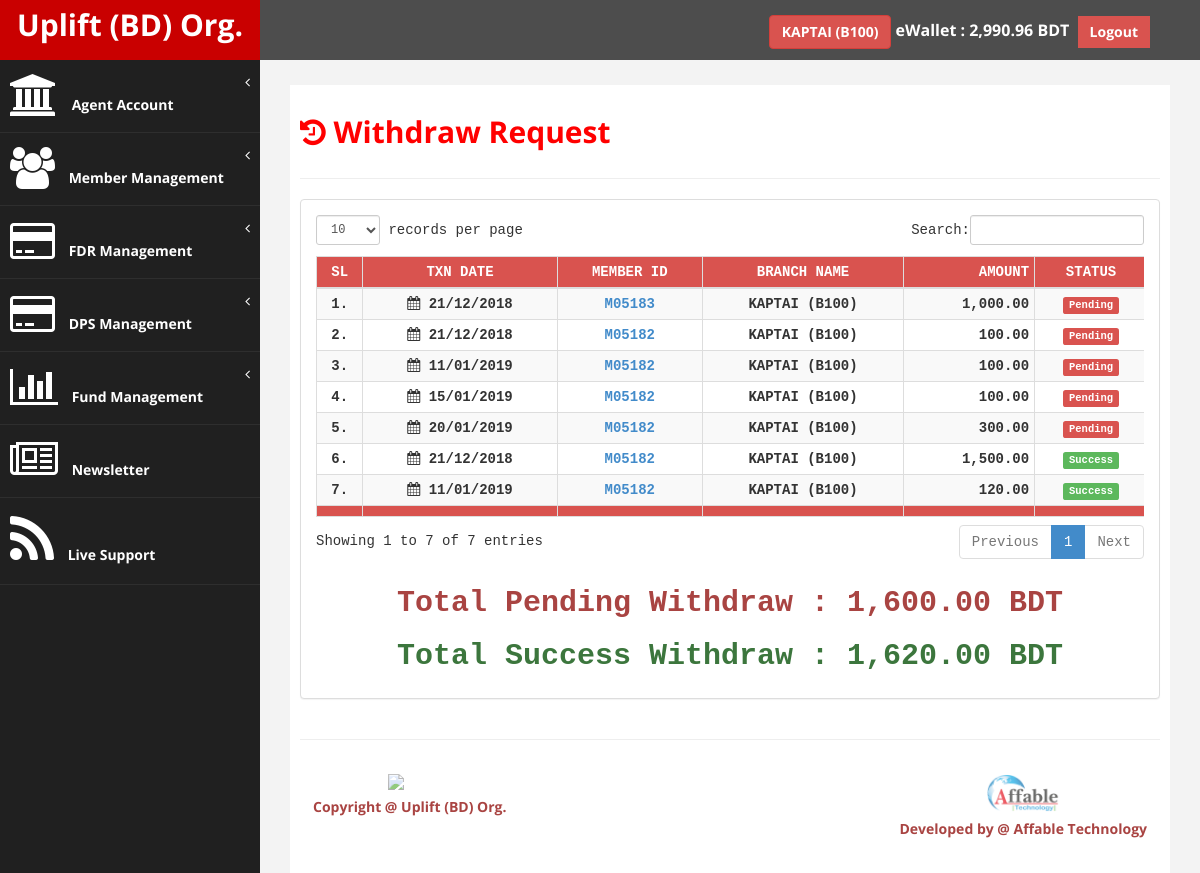
The app's page /up_agent/withdraw_request.php (signed in) with its own data.
### tables this page shows
CREATE TABLE `tbl_branch_info` (
  `br_id` int(11) NOT NULL,
  `br_code` varchar(100) NOT NULL,
  `br_name` varchar(100) NOT NULL,
  `br_contact` varchar(20) NOT NULL,
  `br_tpin` int(11) NOT NULL DEFAULT '4321',
  `br_password` varchar(255) NOT NULL DEFAULT '123456',
  `br_amount` decimal(13,2) NOT NULL,
  `br_ref_member` int(11) NOT NULL,
  `br_reg_date` date NOT NULL,
  `br_image` blob NOT NULL,
  `br_verify` int(11) NOT NULL,
  `br_status` int(11) NOT NULL,
  `bc_admin` int(11) NOT NULL
);

CREATE TABLE `tbl_users_withdraw` (
  `uwr_id` int(11) NOT NULL,
  `uwr_branch_id` int(11) NOT NULL,
  `uwr_user_id` int(11) NOT NULL,
  `uwr_amount` decimal(10,2) NOT NULL,
  `uwr_pin` int(11) NOT NULL,
  `uwr_txnId` varchar(255) NOT NULL,
  `uwr_date` date NOT NULL,
  `uwr_time` time NOT NULL,
  `uwr_status` int(11) NOT NULL COMMENT '1=success,2=pending',
  `uwr_admin` int(11) NOT NULL
);

CREATE TABLE `tbl_users_info` (
  `u_id` int(11) NOT NULL,
  `u_userid` varchar(100) NOT NULL,
  `u_name` varchar(100) NOT NULL,
  `u_sponsor_id` int(11) NOT NULL,
  `u_placement_id` int(11) NOT NULL,
  `u_branch_id` int(11) NOT NULL,
  `u_nid` varchar(100) NOT NULL,
  `u_dob` date NOT NULL,
  `u_type` int(11) NOT NULL,
  `u_pv_value` decimal(10,2) NOT NULL,
  `u_balance` decimal(13,2) NOT NULL,
  `u_contact` varchar(20) NOT NULL,
  `u_password` varchar(255) NOT NULL,
  `u_tpin` int(11) NOT NULL,
  `u_reg_date` date NOT NULL,
  `u_reg_time` time NOT NULL,
  `u_picture` varchar(100) NOT NULL,
  `u_image` blob NOT NULL,
  `u_token` varchar(255) NOT NULL,
  `u_verify` int(11) NOT NULL,
  `u_status` int(11) NOT NULL,
  `u_agent` int(11) NOT NULL,
  `u_admin` int(11) NOT NULL,
  `u_employee` int(11) NOT NULL
);

### up_agent/includes/common.php (called while the page is built, shortened)
<?php
$WebsiteSiteName="Uplift (BD) Org.";
?>

### up_agent/includes/fn_users.php (called while the page is built, shortened)
<?php
function get_branch_info_by_id($br_id){
    $var = array();
    global $connection;
    $results = mysqli_query($connection,"SELECT * FROM tbl_branch_info WHERE br_id ='".$br_id."'");
    if($results){
        $var = mysqli_fetch_array($results);
    }
    return $var;
}
function get_user_info_by_id($user_id){
    $var = array();
    global $connection;
    $results = mysqli_query($connection,"SELECT * FROM tbl_users_info WHERE u_id ='".$user_id."'");
    if($results){
        $var = mysqli_fetch_array($results);
    }
    return $var;
}
?>

### up_agent/includes/fn_expense.php (called while the page is built, shortened)
<?php
function get_all_branch_withdraw_request($branch_id){
    $var = array();
    global $connection;
    $query = mysqli_query($connection,"SELECT * FROM  tbl_users_withdraw WHERE uwr_branch_id='".$branch_id."' ORDER BY uwr_status DESC");
    if($query){
        while($row = mysqli_fetch_array($query)){
            $var[] = $row;
        }
    }
    return $var;
}
?>

### up_agent/withdraw_request.php (the view, shortened to what this page needs)
<?php
if(!isset($_SESSION['se_branch'])){
header("Location: login.php");
}else{
$pageName = 'Withdraw Request';
include './includes/functions.php';
$branch_id = $_SESSION['se_branch']['br_id'];
$branch_info = get_branch_info_by_id($branch_id);
?>
<!DOCTYPE html>
<html xmlns="http://www.w3.org/1999/xhtml">
<head>
    <link href="assets/css/bootstrap.css" rel="stylesheet" />
    <link href="assets/css/font-awesome.css" rel="stylesheet" />
    <link href="assets/css/custom.css" rel="stylesheet" />
    <link href="assets/js/dataTables/dataTables.bootstrap.css" rel="stylesheet" />
</head>
<body>
    <div id="wrapper">
        <?php include './navtop.php'; ?>
        <?php include './navside.php'; ?>
        <div id="page-wrapper" >
            <div id="page-inner">
                <div class="row">
                    <div class="col-md-12">
                        <h2><b><i class="fa fa-history"></i> <?php echo $pageName; ?></b></h2>
                    </div>
                </div>
                 <hr/>
            <div class="row">
                <div class="col-md-12">
                    <div class="panel panel-default btn-default" style="font-family: monospace;">
                        <div class="panel-body">
                            <div class="table-responsive">
                                <table class="table table-striped table-bordered table-condensed table-hover text-center" id="withdraw_request">
                                            <thead class="btn-danger">
                                                <tr>
                                                    <td class="text-center" style="font-weight: bold">SL</td>
                                                    <td class="text-center" style="font-weight: bold">TXN DATE</td>
                                                    <td class="text-center" style="font-weight: bold">MEMBER ID</td>
                                                    <td class="text-center" style="font-weight: bold">BRANCH NAME</td>
                                                    <td class="text-right" style="font-weight: bold">AMOUNT</td>
                                                    <td class="text-center" style="font-weight: bold">STATUS</td>
                                                </tr>
                                            </thead>
                                        <tbody>
                                            <?php
                                            $withdraw_request = get_all_branch_withdraw_request($branch_id);
                                            if(count($withdraw_request)>0){
                                            $i=1;
                                            $total_pending=0;
                                            $total_success=0;
                                            foreach ($withdraw_request as $withdraw){
                                            $user_info= get_user_info_by_id($withdraw['uwr_user_id']) ;
                                            $branch_info=get_branch_info_by_id($withdraw['uwr_branch_id']);
                                            ?>
                                            <tr>
                                                <td><b><?php echo $i; ?>.</b></td>
                                                <td><b><i class="fa fa-calendar"></i> <?php echo date('d/m/Y',strtotime($withdraw['uwr_date'])); ?></b></td>
                                                <td><b><a target="_blank" href="member_info.php?m_id=<?php echo $user_info['u_id']; ?>"><?php echo $user_info['u_userid']; ?></a></b></td>
                                                <td><b><?php echo $branch_info['br_name'].' ('.$branch_info['br_code'].')'; ?></b></td>
                                                <td class="text-right"><b><?php echo number_format($withdraw['uwr_amount'],2); ?></b></td>
                                                <td><?php if($withdraw['uwr_status']==2){ $total_pending=$total_pending+$withdraw['uwr_amount']; echo '<span class="label label-danger">Pending</span>';} else if($withdraw['uwr_status']==1){ $total_success=$total_success+$withdraw['uwr_amount']; echo '<span class="label label-success">Success</span>';} else{ echo '<span class="label label-danger">Canceled</span>'; } ?></td>
                                            </tr>
                                        <?php
                                        $i++; } }
                                        ?>
                                        </tbody>
                                        <tfoot class="btn-danger">
                                            <tr>
                                                <td></td>
                                                <td></td>
                                                <td></td>
                                                <td></td>
                                                <td></td>
                                                <td></td>
                                            </tr>
                                        </tfoot>
                                    </table>
                                    <h2 class="text-center text-danger"><b>Total Pending Withdraw : <?php echo number_format($total_pending,2); ?> BDT</b></h2>
                                    <h2 class="text-center text-success"><b>Total Success Withdraw : <?php echo number_format($total_success,2); ?> BDT</b></h2>
                            </div>
                        </div>
                    </div>
                </div>
            </div>
                <hr />
        <?php include './footer.php'; ?>
        </div>
    </div>
            </div>
</body>
</html>
<?php } ?>

### up_agent/navtop.php (shortened to what this page needs)
<nav class="navbar navbar-default navbar-cls-top " role="navigation" style="margin-bottom: 0">
    <div class="navbar-header">
        <a class="navbar-brand" href="cpanel.php"><?php echo '<b>'.$WebsiteSiteName.'</b>'; ?></a>
    </div>
    <div style="color: white;padding: 15px 50px 5px 50px;float: right;font-size: 16px;">
        <b>
            <a href="profile.php" class="btn btn-danger"><b><?php echo $branch_info['br_name'].' ('.$branch_info['br_code'].')'; ?></b></a>
            eWallet :
            <?php
            $u_balance=$branch_info['br_amount'];
            echo number_format($u_balance,2); ?> BDT</b>&nbsp;
            <a href="logout.php" class="btn btn-danger square-btn-adjust"><b>Logout</b></a>
    </div>
</nav>

### up_agent/assets/css/custom.css (style rules this page uses)
body { font-family: 'Open Sans', sans-serif; }
#wrapper { width: 100%; background:#202020; }
#page-wrapper { padding: 15px 15px; min-height: 600px; background:#F3F3F3; }
#page-inner { width:100%; margin:10px 20px 10px 0px; background-color:#fff!important; padding:10px; min-height:1200px; }
.text-center { text-align:center; }
h2 { color: #f00; }
.square-btn-adjust { border: 0px solid transparent; -webkit-border-radius: 0px; -moz-border-radius: 0px; border-radius: 0px; }
.navbar-cls-top .navbar-brand { color: #fff; background: #C90000; width: 260px; text-align: center; height: 60px; font-size: 30px; font-weight: 700; }
.navbar-cls-top { background:#4D4D4D; border-bottom:none; }
.navbar-default { border:0px solid black; }
.navbar-header { background: #A70303; }
@media (min-width:768px) { #page-wrapper { margin: 0 0 0 260px; padding: 15px 30px; min-height: 1200px; } }
@media (min-width:768px) { .navbar { border-radius: 0px; } }

### records on screen
tbl_branch_info: br_name "KAPTAI", br_code "B100", br_amount "2,990.96"
tbl_users_withdraw: uwr_date "21/12/2018", tbl_users_info.u_userid "M05183", tbl_branch_info.br_name "KAPTAI", tbl_branch_info.br_code "B100", uwr_amount "1,000.00", uwr_status "Pending"
tbl_users_withdraw: uwr_date "21/12/2018", tbl_users_info.u_userid "M05182", tbl_branch_info.br_name "KAPTAI", tbl_branch_info.br_code "B100", uwr_amount "100.00", uwr_status "Pending"
tbl_users_withdraw: uwr_date "11/01/2019", tbl_users_info.u_userid "M05182", tbl_branch_info.br_name "KAPTAI", tbl_branch_info.br_code "B100", uwr_amount "100.00", uwr_status "Pending"
tbl_users_withdraw: uwr_date "15/01/2019", tbl_users_info.u_userid "M05182", tbl_branch_info.br_name "KAPTAI", tbl_branch_info.br_code "B100", uwr_amount "100.00", uwr_status "Pending"
tbl_users_withdraw: uwr_date "20/01/2019", tbl_users_info.u_userid "M05182", tbl_branch_info.br_name "KAPTAI", tbl_branch_info.br_code "B100", uwr_amount "300.00", uwr_status "Pending"
tbl_users_withdraw: uwr_date "21/12/2018", tbl_users_info.u_userid "M05182", tbl_branch_info.br_name "KAPTAI", tbl_branch_info.br_code "B100", uwr_amount "1,500.00", uwr_status "Success"
tbl_users_withdraw: uwr_date "11/01/2019", tbl_users_info.u_userid "M05182", tbl_branch_info.br_name "KAPTAI", tbl_branch_info.br_code "B100", uwr_amount "120.00", uwr_status "Success"

### other values on screen
$WebsiteSiteName "Uplift (BD) Org."
$pageName "Withdraw Request"
$total_pending "1,600.00"
$total_success "1,620.00"
$developer "Affable Technology"
